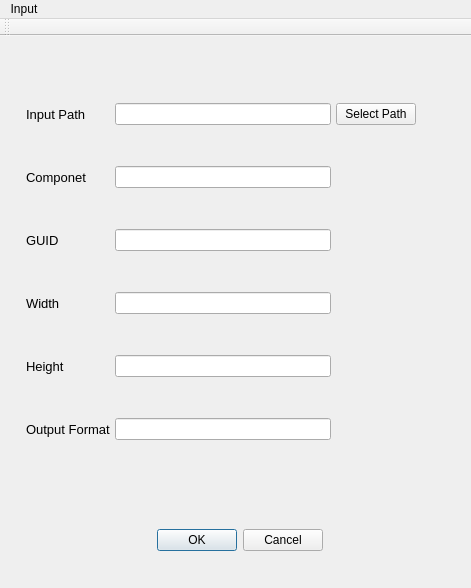
<?xml version="1.0" encoding="UTF-8"?>
<ui version="4.0">
 <class>InputWindow</class>
 <widget class="QMainWindow" name="InputWindow">
  <property name="geometry">
   <rect>
    <x>0</x>
    <y>0</y>
    <width>471</width>
    <height>588</height>
   </rect>
  </property>
  <property name="windowTitle">
   <string>InputWindow</string>
  </property>
  <widget class="QWidget" name="centralWidget">
   <widget class="QWidget" name="horizontalLayoutWidget">
    <property name="geometry">
     <rect>
      <x>10</x>
      <y>20</y>
      <width>411</width>
      <height>441</height>
     </rect>
    </property>
    <layout class="QHBoxLayout" name="horizontalLayout">
     <property name="spacing">
      <number>5</number>
     </property>
     <property name="rightMargin">
      <number>0</number>
     </property>
     <item>
      <layout class="QGridLayout" name="gridLayout">
       <property name="sizeConstraint">
        <enum>QLayout::SetDefaultConstraint</enum>
       </property>
       <property name="leftMargin">
        <number>5</number>
       </property>
       <property name="topMargin">
        <number>0</number>
       </property>
       <property name="rightMargin">
        <number>5</number>
       </property>
       <property name="bottomMargin">
        <number>5</number>
       </property>
       <property name="spacing">
        <number>5</number>
       </property>
       <item row="8" column="0">
        <widget class="QLabel" name="OutputFormat">
         <property name="font">
          <font>
           <pointsize>10</pointsize>
          </font>
         </property>
         <property name="text">
          <string>Output Format</string>
         </property>
        </widget>
       </item>
       <item row="5" column="2">
        <widget class="QLineEdit" name="Width_input"/>
       </item>
       <item row="4" column="2">
        <widget class="QLineEdit" name="GUID_input">
         <property name="text">
          <string/>
         </property>
        </widget>
       </item>
       <item row="7" column="2">
        <widget class="QLineEdit" name="Height_input"/>
       </item>
       <item row="5" column="0">
        <widget class="QLabel" name="Width">
         <property name="font">
          <font>
           <pointsize>10</pointsize>
          </font>
         </property>
         <property name="text">
          <string>Width</string>
         </property>
        </widget>
       </item>
       <item row="3" column="0">
        <widget class="QLabel" name="Component">
         <property name="font">
          <font>
           <pointsize>10</pointsize>
          </font>
         </property>
         <property name="text">
          <string>Componet</string>
         </property>
        </widget>
       </item>
       <item row="1" column="0">
        <widget class="QLabel" name="InputPath">
         <property name="font">
          <font>
           <pointsize>10</pointsize>
          </font>
         </property>
         <property name="text">
          <string>Input Path</string>
         </property>
        </widget>
       </item>
       <item row="8" column="2">
        <widget class="QLineEdit" name="OutputFormat_input"/>
       </item>
       <item row="3" column="2">
        <widget class="QLineEdit" name="Component_input"/>
       </item>
       <item row="4" column="0">
        <widget class="QLabel" name="GUID">
         <property name="font">
          <font>
           <pointsize>10</pointsize>
          </font>
         </property>
         <property name="text">
          <string>GUID</string>
         </property>
        </widget>
       </item>
       <item row="1" column="2">
        <widget class="QLineEdit" name="InputPathText"/>
       </item>
       <item row="1" column="3">
        <widget class="QPushButton" name="SelectPath">
         <property name="text">
          <string>Select Path</string>
         </property>
        </widget>
       </item>
       <item row="7" column="0">
        <widget class="QLabel" name="Height">
         <property name="font">
          <font>
           <pointsize>10</pointsize>
          </font>
         </property>
         <property name="text">
          <string>Height</string>
         </property>
        </widget>
       </item>
      </layout>
     </item>
    </layout>
   </widget>
   <widget class="QDialogButtonBox" name="buttonBox">
    <property name="geometry">
     <rect>
      <x>130</x>
      <y>490</y>
      <width>193</width>
      <height>28</height>
     </rect>
    </property>
    <property name="standardButtons">
     <set>QDialogButtonBox::Cancel|QDialogButtonBox::Ok</set>
    </property>
   </widget>
  </widget>
  <widget class="QMenuBar" name="menuBar">
   <property name="geometry">
    <rect>
     <x>0</x>
     <y>0</y>
     <width>471</width>
     <height>26</height>
    </rect>
   </property>
   <widget class="QMenu" name="menuInput">
    <property name="title">
     <string>Input</string>
    </property>
   </widget>
   <addaction name="menuInput"/>
  </widget>
  <widget class="QToolBar" name="mainToolBar">
   <attribute name="toolBarArea">
    <enum>TopToolBarArea</enum>
   </attribute>
   <attribute name="toolBarBreak">
    <bool>false</bool>
   </attribute>
  </widget>
 </widget>
 <layoutdefault spacing="6" margin="11"/>
 <resources/>
 <connections/>
</ui>
